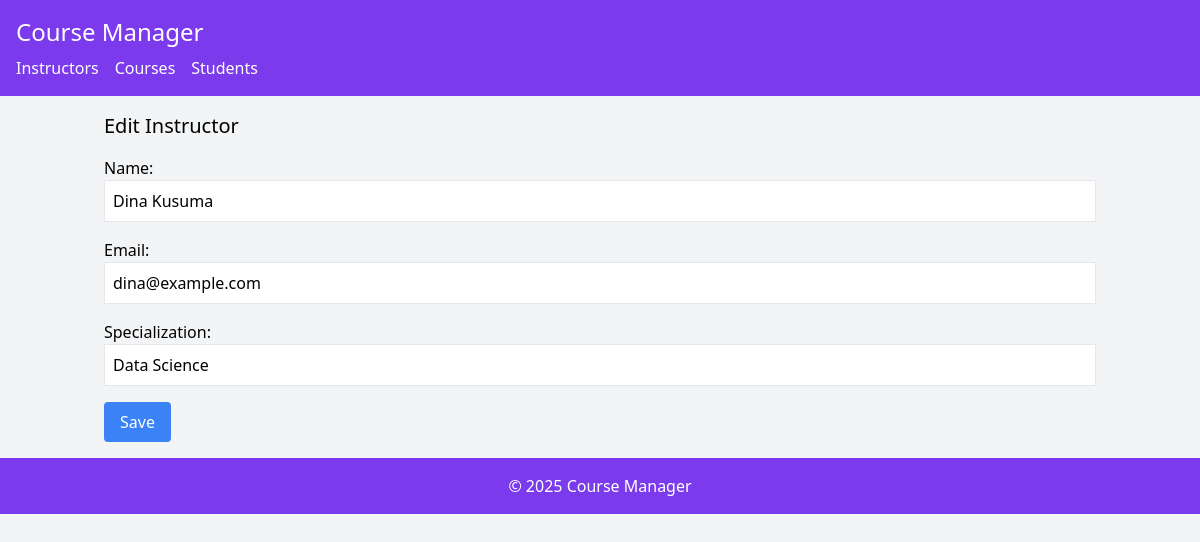
/index.php?entity=instructor&action=edit&id=1, run on the app's committed database.
### tables this page shows
CREATE TABLE instructors (
    id INT AUTO_INCREMENT PRIMARY KEY,
    name VARCHAR(100) NOT NULL,
    email VARCHAR(100) UNIQUE NOT NULL,
    specialization VARCHAR(100)
);

### model/Instructor.php (called while the page is built, shortened)
<?php
require_once 'config/Database.php';
class Instructor {
    private $conn;
    private $table = 'instructors';
    public function __construct() {
        $database = new Database();
        $this->conn = $database->getConnection();
    }
    public function getById($id) {
        $query = "SELECT * FROM " . $this->table . " WHERE id = :id";
        $stmt = $this->conn->prepare($query);
        $stmt->bindParam(':id', $id);
        $stmt->execute();
        return $stmt->fetch(PDO::FETCH_ASSOC);
    }
}
?>

### config/Database.php (called while the page is built, shortened)
<?php
class Database {
    private $host = "localhost";
    private $username = "root";
    private $password = "";
    private $database = "course_manager";
    public function getConnection() {
        $this->conn = null;
        try {
            $this->conn = new PDO(
                "mysql:host=" . $this->host . ";dbname=" . $this->database,
                $this->username,
                $this->password
            );
            $this->conn->setAttribute(PDO::ATTR_ERRMODE, PDO::ERRMODE_EXCEPTION);
        } catch(PDOException $e) {
            echo "Connection error: " . $e->getMessage();
        }
        return $this->conn;
    }
}
?>

### viewmodel/InstructorViewModel.php (called while the page is built, shortened)
<?php
require_once 'model/Instructor.php';
class InstructorViewModel {
    private $instructor;
    public function __construct() {
        $this->instructor = new Instructor();
    }
    public function getInstructorById($id) {
        return $this->instructor->getById($id);
    }
}
?>

### views/instructor_form.php (the view)
<?php
require_once 'views/template/header.php';
?>
<h2 class="text-xl mb-4"><?php echo isset($instructor) ? 'Edit Instructor' : 'Add Instructor'; ?></h2>
<form action="index.php?entity=instructor&action=<?php echo isset($instructor) ? 'update&id=' . $instructor['id'] : 'save'; ?>" method="POST" class="space-y-4">
    <div>
        <label class="block">Name:</label>
        <input type="text" name="name" value="<?php echo isset($instructor) ? htmlspecialchars($instructor['name']) : ''; ?>" class="border p-2 w-full" required>
    </div>
    <div>
        <label class="block">Email:</label>
        <input type="email" name="email" value="<?php echo isset($instructor) ? htmlspecialchars($instructor['email']) : ''; ?>" class="border p-2 w-full" required>
    </div>
    <div>
        <label class="block">Specialization:</label>
        <input type="text" name="specialization" value="<?php echo isset($instructor) ? htmlspecialchars($instructor['specialization']) : ''; ?>" class="border p-2 w-full">
    </div>
    <button type="submit" class="bg-blue-500 text-white px-4 py-2 rounded">Save</button>
</form>
<?php
require_once 'views/template/footer.php';
?>

### data on the page
instructors: name "Dina Kusuma", email "dina@example.com", specialization "Data Science"
